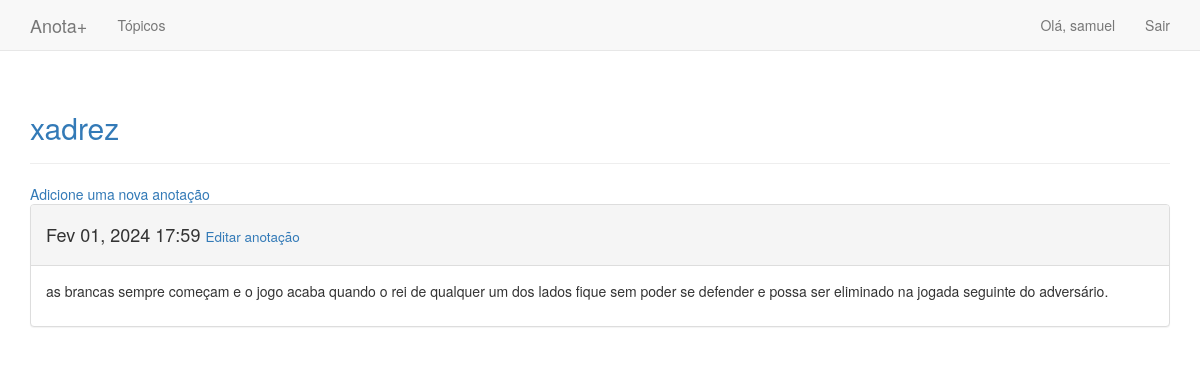
Page /topics/4/ (signed in) on the committed database.
### learning_log/models.py (models this page shows, shortened)
class Topic(models.Model):
    text = models.CharField(max_length=200)
    date_added = models.DateTimeField(auto_now=True)
    owner = models.ForeignKey(User,on_delete=models.CASCADE)
    def __str__(self):
        return self.text

class Entry(models.Model):
    topic = models.ForeignKey(Topic,on_delete=models.CASCADE)
    text = models.TextField()
    date_added = models.DateTimeField(auto_now=True)
    class Meta:
        verbose_name_plural = 'entries'

### learning_log/views.py (the view)
# urls.py: path('topics/<topic_id>/', views.topic, name='topic'),
@login_required
def topic(request, topic_id):
    topic = Topic.objects.get(id = topic_id)
    if topic.owner != request.user:
        raise Http404
    entries = topic.entry_set.order_by('-date_added')
    context = {'topic' : topic, 'entries' : entries}
    return render(request, 'learning_logs/topic.html', context)

### learning_log/templates/learning_logs/topic.html
{% extends "learning_logs/base.html" %}
{% block header %}
 <h2> <a href="{% url 'topic' topic.id %}">{{topic}}</a></h2>
{% endblock %}
{% block content %}
        <a href="{% url 'new_entry' topic.id %}">Adicione uma nova anotação</a>
        {% for entry in entries %}
            <div class="panel panel-default" >
                <div class="panel-heading">
                    <h4>
                    {{entry.date_added | date:'M d, Y H:i'}}
                     <small>
                       <a href="{% url 'edit_entry' entry.id %}">Editar anotação</a>
                     </small>
                    </h4>
                </div>
                <div class="panel-body" >
                {{entry.text | linebreaks }}
                </div>
            </div>
        {% empty %}
        Não há registro
        {% endfor %}
{% endblock content %}

### learning_log/templates/learning_logs/base.html (shortened to what this page needs)
{% load bootstrap3 %}
<html lang="pt-br">
  <head>
      {% bootstrap_css %}
  </head>
  <body>
    <nav class="navbar navbar-default navbar-static-top">
       <div class="container">
          <div class="navbar-header">
              <a class="navbar-brand" href="{% url 'index' %}"> Anota+</a>
          </div>
          <div id="navbar" class="collapse navbar-collapse">
              <ul class="nav navbar-nav">
                 <li><a href="{% url 'topics' %}"> Tópicos</a></li>
              </ul>
              <ul class="nav navbar-nav navbar-right">
                    {% if user.is_authenticated %}
                       <li><a> Olá, {{ user.username }}</a><li>
                       <li><a href="{% url 'logout' %}">Sair</a></li>
                    {% else %}
                       <li> <a href="{% url 'register' %}">Registrar</a></li>
                       <li> <a href="{% url 'login' %}">Entrar</a>
                    {% endif %}
                </ul>
            </div>
        </div>
     </nav>
     <div class="container">
         <div class="page-header">
            {% block header %}{% endblock %}
         </div>
         <div>
            {% block content %}{% endblock content %}
         </div>
  </body>
 </html>

### rows in the picture
Topic: text "xadrez"
Entry: date_added "Fev 01, 2024 17:59", text "as brancas sempre começam e o jogo acaba quando o rei de qualquer um dos lados fique sem poder se defender e possa ser eliminado na jogada seguinte do adversário."

### other values in the picture
{{ user.username }} "samuel"
